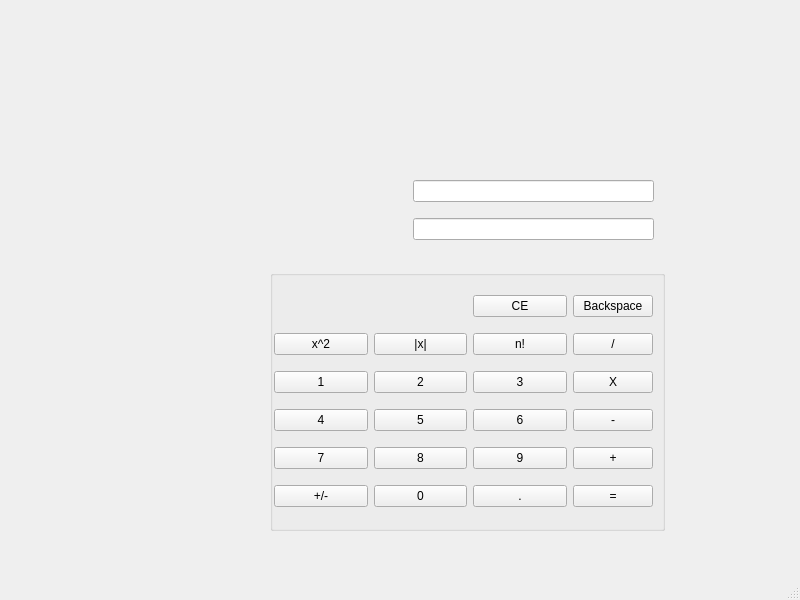
<?xml version="1.0" encoding="UTF-8"?>
<ui version="4.0">
 <class>MainWindow</class>
 <widget class="QMainWindow" name="MainWindow">
  <property name="geometry">
   <rect>
    <x>0</x>
    <y>0</y>
    <width>800</width>
    <height>600</height>
   </rect>
  </property>
  <property name="windowTitle">
   <string>MainWindow</string>
  </property>
  <widget class="QWidget" name="centralwidget">
   <widget class="QWidget" name="verticalLayoutWidget">
    <property name="geometry">
     <rect>
      <x>413</x>
      <y>170</y>
      <width>241</width>
      <height>81</height>
     </rect>
    </property>
    <layout class="QVBoxLayout" name="verticalLayout">
     <item>
      <widget class="QLineEdit" name="up">
       <property name="enabled">
        <bool>true</bool>
       </property>
       <property name="readOnly">
        <bool>true</bool>
       </property>
      </widget>
     </item>
     <item>
      <widget class="QLineEdit" name="down">
       <property name="readOnly">
        <bool>true</bool>
       </property>
      </widget>
     </item>
    </layout>
   </widget>
   <widget class="QGroupBox" name="groupBox">
    <property name="geometry">
     <rect>
      <x>270</x>
      <y>270</y>
      <width>395</width>
      <height>261</height>
     </rect>
    </property>
    <layout class="QGridLayout" name="gridLayout_2">
     <property name="sizeConstraint">
      <enum>QLayout::SetDefaultConstraint</enum>
     </property>
     <property name="leftMargin">
      <number>1</number>
     </property>
     <item row="5" column="0" colspan="2">
      <widget class="QPushButton" name="four">
       <property name="text">
        <string>4</string>
       </property>
      </widget>
     </item>
     <item row="6" column="0" colspan="2">
      <widget class="QPushButton" name="seven">
       <property name="text">
        <string>7</string>
       </property>
      </widget>
     </item>
     <item row="4" column="6">
      <widget class="QPushButton" name="times">
       <property name="text">
        <string>X</string>
       </property>
      </widget>
     </item>
     <item row="4" column="4" colspan="2">
      <widget class="QPushButton" name="three">
       <property name="text">
        <string>3</string>
       </property>
      </widget>
     </item>
     <item row="5" column="2" colspan="2">
      <widget class="QPushButton" name="five">
       <property name="text">
        <string>5</string>
       </property>
      </widget>
     </item>
     <item row="5" column="6">
      <widget class="QPushButton" name="minus">
       <property name="text">
        <string>-</string>
       </property>
      </widget>
     </item>
     <item row="1" column="6">
      <widget class="QPushButton" name="drobe">
       <property name="text">
        <string>/</string>
       </property>
      </widget>
     </item>
     <item row="5" column="4" colspan="2">
      <widget class="QPushButton" name="six">
       <property name="text">
        <string>6</string>
       </property>
      </widget>
     </item>
     <item row="6" column="2" colspan="2">
      <widget class="QPushButton" name="eight">
       <property name="text">
        <string>8</string>
       </property>
      </widget>
     </item>
     <item row="6" column="4" colspan="2">
      <widget class="QPushButton" name="nine">
       <property name="text">
        <string>9</string>
       </property>
      </widget>
     </item>
     <item row="7" column="0" colspan="2">
      <widget class="QPushButton" name="plusMinus">
       <property name="text">
        <string>+/-</string>
       </property>
      </widget>
     </item>
     <item row="7" column="4" colspan="2">
      <widget class="QPushButton" name="comme">
       <property name="text">
        <string>.</string>
       </property>
      </widget>
     </item>
     <item row="4" column="0" colspan="2">
      <widget class="QPushButton" name="one">
       <property name="text">
        <string>1</string>
       </property>
      </widget>
     </item>
     <item row="6" column="6">
      <widget class="QPushButton" name="plus">
       <property name="text">
        <string>+</string>
       </property>
      </widget>
     </item>
     <item row="7" column="2" colspan="2">
      <widget class="QPushButton" name="zero">
       <property name="text">
        <string>0</string>
       </property>
      </widget>
     </item>
     <item row="7" column="6">
      <widget class="QPushButton" name="equal">
       <property name="text">
        <string>=</string>
       </property>
      </widget>
     </item>
     <item row="4" column="2" colspan="2">
      <widget class="QPushButton" name="two">
       <property name="text">
        <string>2</string>
       </property>
      </widget>
     </item>
     <item row="0" column="6">
      <widget class="QPushButton" name="Backspace">
       <property name="text">
        <string>Backspace</string>
       </property>
      </widget>
     </item>
     <item row="1" column="4" colspan="2">
      <widget class="QPushButton" name="fact">
       <property name="text">
        <string>n!</string>
       </property>
      </widget>
     </item>
     <item row="0" column="4" colspan="2">
      <widget class="QPushButton" name="CE">
       <property name="text">
        <string>CE</string>
       </property>
      </widget>
     </item>
     <item row="1" column="2" colspan="2">
      <widget class="QPushButton" name="ABS">
       <property name="text">
        <string>|x|</string>
       </property>
      </widget>
     </item>
     <item row="1" column="0" colspan="2">
      <widget class="QPushButton" name="sqr">
       <property name="text">
        <string>x^2</string>
       </property>
      </widget>
     </item>
    </layout>
   </widget>
  </widget>
  <widget class="QMenuBar" name="menubar">
   <property name="geometry">
    <rect>
     <x>0</x>
     <y>0</y>
     <width>800</width>
     <height>26</height>
    </rect>
   </property>
  </widget>
  <widget class="QStatusBar" name="statusbar"/>
 </widget>
 <resources/>
 <connections/>
</ui>
